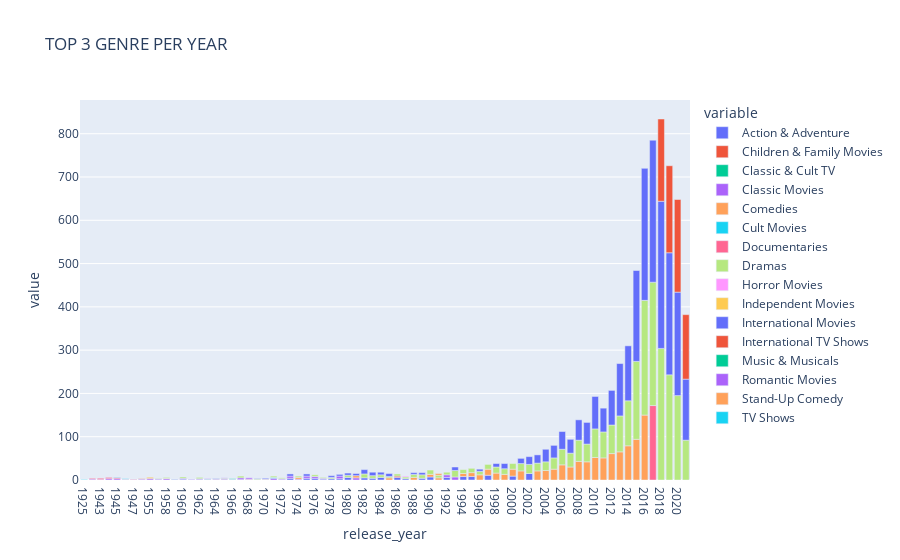

Notebook cell for this chart:
### Code cell
top3_genre_year_df=genre_df.groupby(by=['release_year','listed_in']).count().reset_index().sort_values(by=['release_year','show_id'],ascending=False).groupby(by='release_year').head(3)

genre_year_pivot_table_df=pd.pivot_table(data=top3_genre_year_df,index='release_year',columns='listed_in',values='show_id').reset_index()
genre_year_pivot_table_df.columns.name=None
pl.bar(genre_year_pivot_table_df,x='release_year',y=genre_year_pivot_table_df.columns[1:],title="TOP 3 GENRE PER YEAR")

### Figure 1 — Plotly figure (JSON) as saved in the notebook; plotly's stock layout.template omitted (floating-point values rounded to 4 significant figures)
{"data": [{"alignmentgroup": "True", "hovertemplate": "variable=Action & Adventure<br>release_year=%{x}<br>value=%{y}<extra></extra>", "legendgroup": "Action & Adventure", "marker": {"color": "#636efa", "pattern": {"shape": ""}}, "name": "Action & Adventure", "offsetgroup": "Action & Adventure", "orientation": "v", "showlegend": true, "textposition": "auto", "type": "bar", "x": ["1925", "1942", "1943", "1944", "1945", "1946", "1947", "1954", "1955", "1956", "1958", "1959", "1960", "1961", "1962", "1963", "1964", "1965", "1966", "1967", "1968", "1969", "1970", "1971", "1972", "1973", "1974", "1975", "1976", "1977", "1978", "1979", "1980", "1981", "1982", "1983", "1984", "1985", "1986", "1987", "1988", "1989", "1990", "1991", "1992", "1993", "1994", "1995", "1996", "1997", "1998", "1999", "2000", "2001", "2002", "2003", "2004", "2005", "2006", "2007", "2008", "2009", "2010", "2011", "2012", "2013", "2014", "2015", "2016", "2017", "2018", "2019", "2020", "2021"], "xaxis": "x", "y": [null, null, null, null, null, null, null, null, null, 1, null, null, 2, 1, 1, 1, null, null, null, 1, 1, null, null, null, 1, 4, null, 4, 4, 2, 3, 3, 6, null, 5, 4, 6, null, 6, 3, null, 4, 7, null, 6, null, 8, 8, null, 11, null, null, 9, null, 15, null, null, null, null, null, null, null, null, null, null, null, null, null, null, null, null, null, null, null], "yaxis": "y"}, {"alignmentgroup": "True", "hovertemplate": "variable=Children & Family Movies<br>release_year=%{x}<br>value=%{y}<extra></extra>", "legendgroup": "Children & Family Movies", "marker": {"color": "#EF553B", "pattern": {"shape": ""}}, "name": "Children & Family Movies", "offsetgroup": "Children & Family Movies", "orientation": "v", "showlegend": true, "textposition": "auto", "type": "bar", "x": ["1925", "1942", "1943", "1944", "1945", "1946", "1947", "1954", "1955", "1956", "1958", "1959", "1960", "1961", "1962", "1963", "1964", "1965", "1966", "1967", "1968", "1969", "1970", "1971", "1972", "1973", "1974", "1975", "1976", "1977", "1978", "1979", "1980", "1981", "1982", "1983", "1984", "1985", "1986", "1987", "1988", "1989", "1990", "1991", "1992", "1993", "1994", "1995", "1996", "1997", "1998", "1999", "2000", "2001", "2002", "2003", "2004", "2005", "2006", "2007", "2008", "2009", "2010", "2011", "2012", "2013", "2014", "2015", "2016", "2017", "2018", "2019", "2020", "2021"], "xaxis": "x", "y": [null, null, null, null, null, null, null, 1, null, null, null, null, null, null, null, null, null, null, null, null, 1, null, null, null, null, null, null, null, null, null, null, null, null, null, null, null, null, null, 3, null, null, null, null, null, null, null, null, null, null, null, null, null, null, null, null, null, null, null, null, null, null, null, null, null, null, null, null, null, null, null, null, null, null, null], "yaxis": "y"}, {"alignmentgroup": "True", "hovertemplate": "variable=Classic & Cult TV<br>release_year=%{x}<br>value=%{y}<extra></extra>", "legendgroup": "Classic & Cult TV", "marker": {"color": "#00cc96", "pattern": {"shape": ""}}, "name": "Classic & Cult TV", "offsetgroup": "Classic & Cult TV", "orientation": "v", "showlegend": true, "textposition": "auto", "type": "bar", "x": ["1925", "1942", "1943", "1944", "1945", "1946", "1947", "1954", "1955", "1956", "1958", "1959", "1960", "1961", "1962", "1963", "1964", "1965", "1966", "1967", "1968", "1969", "1970", "1971", "1972", "1973", "1974", "1975", "1976", "1977", "1978", "1979", "1980", "1981", "1982", "1983", "1984", "1985", "1986", "1987", "1988", "1989", "1990", "1991", "1992", "1993", "1994", "1995", "1996", "1997", "1998", "1999", "2000", "2001", "2002", "2003", "2004", "2005", "2006", "2007", "2008", "2009", "2010", "2011", "2012", "2013", "2014", "2015", "2016", "2017", "2018", "2019", "2020", "2021"], "xaxis": "x", "y": [null, null, null, null, null, null, null, null, null, null, null, null, null, null, null, 1, null, null, null, null, null, null, null, null, null, null, null, null, null, null, null, null, null, null, null, null, null, null, null, null, null, null, null, null, null, null, null, null, null, null, null, null, null, null, null, null, null, null, null, null, null, null, null, null, null, null, null, null, null, null, null, null, null, null], "yaxis": "y"}, {"alignmentgroup": "True", "hovertemplate": "variable=Classic Movies<br>release_year=%{x}<br>value=%{y}<extra></extra>", "legendgroup": "Classic Movies", "marker": {"color": "#ab63fa", "pattern": {"shape": ""}}, "name": "Classic Movies", "offsetgroup": "Classic Movies", "orientation": "v", "showlegend": true, "textposition": "auto", "type": "bar", "x": ["1925", "1942", "1943", "1944", "1945", "1946", "1947", "1954", "1955", "1956", "1958", "1959", "1960", "1961", "1962", "1963", "1964", "1965", "1966", "1967", "1968", "1969", "1970", "1971", "1972", "1973", "1974", "1975", "1976", "1977", "1978", "1979", "1980", "1981", "1982", "1983", "1984", "1985", "1986", "1987", "1988", "1989", "1990", "1991", "1992", "1993", "1994", "1995", "1996", "1997", "1998", "1999", "2000", "2001", "2002", "2003", "2004", "2005", "2006", "2007", "2008", "2009", "2010", "2011", "2012", "2013", "2014", "2015", "2016", "2017", "2018", "2019", "2020", "2021"], "xaxis": "x", "y": [null, 2, 1, 3, 3, 1, 1, 2, 3, 2, 3, null, 2, 1, 2, 1, 2, 2, null, 4, 3, 1, 1, 4, 2, 5, 2, 5, 4, 2, null, 6, null, 5, null, null, null, null, null, null, null, null, null, null, 6, 7, null, null, null, null, null, null, null, null, null, null, null, null, null, null, null, null, null, null, null, null, null, null, null, null, null, null, null, null], "yaxis": "y"}, {"alignmentgroup": "True", "hovertemplate": "variable=Comedies<br>release_year=%{x}<br>value=%{y}<extra></extra>", "legendgroup": "Comedies", "marker": {"color": "#FFA15A", "pattern": {"shape": ""}}, "name": "Comedies", "offsetgroup": "Comedies", "orientation": "v", "showlegend": true, "textposition": "auto", "type": "bar", "x": ["1925", "1942", "1943", "1944", "1945", "1946", "1947", "1954", "1955", "1956", "1958", "1959", "1960", "1961", "1962", "1963", "1964", "1965", "1966", "1967", "1968", "1969", "1970", "1971", "1972", "1973", "1974", "1975", "1976", "1977", "1978", "1979", "1980", "1981", "1982", "1983", "1984", "1985", "1986", "1987", "1988", "1989", "1990", "1991", "1992", "1993", "1994", "1995", "1996", "1997", "1998", "1999", "2000", "2001", "2002", "2003", "2004", "2005", "2006", "2007", "2008", "2009", "2010", "2011", "2012", "2013", "2014", "2015", "2016", "2017", "2018", "2019", "2020", "2021"], "xaxis": "x", "y": [null, null, null, null, null, null, null, 1, 2, null, 1, null, null, null, null, null, null, null, null, null, null, null, 1, null, null, null, 4, null, null, null, null, null, null, 5, null, null, null, 5, null, null, 6, null, 6, 5, null, null, 7, 9, 12, 14, 16, 13, 16, 21, null, 21, 22, 25, 35, 30, 43, 42, 52, 51, 61, 65, 79, 94, 150, null, null, null, null, null], "yaxis": "y"}, {"alignmentgroup": "True", "hovertemplate": "variable=Cult Movies<br>release_year=%{x}<br>value=%{y}<extra></extra>", "legendgroup": "Cult Movies", "marker": {"color": "#19d3f3", "pattern": {"shape": ""}}, "name": "Cult Movies", "offsetgroup": "Cult Movies", "orientation": "v", "showlegend": true, "textposition": "auto", "type": "bar", "x": ["1925", "1942", "1943", "1944", "1945", "1946", "1947", "1954", "1955", "1956", "1958", "1959", "1960", "1961", "1962", "1963", "1964", "1965", "1966", "1967", "1968", "1969", "1970", "1971", "1972", "1973", "1974", "1975", "1976", "1977", "1978", "1979", "1980", "1981", "1982", "1983", "1984", "1985", "1986", "1987", "1988", "1989", "1990", "1991", "1992", "1993", "1994", "1995", "1996", "1997", "1998", "1999", "2000", "2001", "2002", "2003", "2004", "2005", "2006", "2007", "2008", "2009", "2010", "2011", "2012", "2013", "2014", "2015", "2016", "2017", "2018", "2019", "2020", "2021"], "xaxis": "x", "y": [null, null, null, null, null, null, null, null, null, null, null, null, null, null, null, null, null, null, null, null, null, null, null, 2, null, null, null, null, null, null, null, null, null, null, null, null, null, null, null, null, null, null, null, null, null, null, null, null, null, null, null, null, null, null, null, null, null, null, null, null, null, null, null, null, null, null, null, null, null, null, null, null, null, null], "yaxis": "y"}, {"alignmentgroup": "True", "hovertemplate": "variable=Documentaries<br>release_year=%{x}<br>value=%{y}<extra></extra>", "legendgroup": "Documentaries", "marker": {"color": "#FF6692", "pattern": {"shape": ""}}, "name": "Documentaries", "offsetgroup": "Documentaries", "orientation": "v", "showlegend": true, "textposition": "auto", "type": "bar", "x": ["1925", "1942", "1943", "1944", "1945", "1946", "1947", "1954", "1955", "1956", "1958", "1959", "1960", "1961", "1962", "1963", "1964", "1965", "1966", "1967", "1968", "1969", "1970", "1971", "1972", "1973", "1974", "1975", "1976", "1977", "1978", "1979", "1980", "1981", "1982", "1983", "1984", "1985", "1986", "1987", "1988", "1989", "1990", "1991", "1992", "1993", "1994", "1995", "1996", "1997", "1998", "1999", "2000", "2001", "2002", "2003", "2004", "2005", "2006", "2007", "2008", "2009", "2010", "2011", "2012", "2013", "2014", "2015", "2016", "2017", "2018", "2019", "2020", "2021"], "xaxis": "x", "y": [null, 2, 3, 3, 3, 1, 1, null, null, null, null, null, null, null, null, null, null, null, null, null, null, null, null, null, null, null, null, null, null, null, null, null, null, null, null, null, null, null, null, null, null, null, null, null, null, null, null, null, null, null, null, null, null, null, null, null, null, null, null, null, null, null, null, null, null, null, null, null, null, 172, null, null, null, null], "yaxis": "y"}, {"alignmentgroup": "True", "hovertemplate": "variable=Dramas<br>release_year=%{x}<br>value=%{y}<extra></extra>", "legendgroup": "Dramas", "marker": {"color": "#B6E880", "pattern": {"shape": ""}}, "name": "Dramas", "offsetgroup": "Dramas", "orientation": "v", "showlegend": true, "textposition": "auto", "type": "bar", "x": ["1925", "1942", "1943", "1944", "1945", "1946", "1947", "1954", "1955", "1956", "1958", "1959", "1960", "1961", "1962", "1963", "1964", "1965", "1966", "1967", "1968", "1969", "1970", "1971", "1972", "1973", "1974", "1975", "1976", "1977", "1978", "1979", "1980", "1981", "1982", "1983", "1984", "1985", "1986", "1987", "1988", "1989", "1990", "1991", "1992", "1993", "1994", "1995", "1996", "1997", "1998", "1999", "2000", "2001", "2002", "2003", "2004", "2005", "2006", "2007", "2008", "2009", "2010", "2011", "2012", "2013", "2014", "2015", "2016", "2017", "2018", "2019", "2020", "2021"], "xaxis": "x", "y": [null, null, null, null, null, null, null, null, null, 1, 2, 1, 3, null, 3, null, 1, 2, 1, 4, null, 2, null, 3, 2, null, 3, null, 4, 2, 3, null, 5, null, 9, 6, 6, 3, 5, 4, 7, 8, 10, 6, 6, 15, 9, 10, 8, 11, 14, 13, 13, 17, 21, 18, 20, 26, 36, 32, 49, 41, 66, 60, 66, 83, 104, 180, 265, 285, 304, 243, 195, 92], "yaxis": "y"}, {"alignmentgroup": "True", "hovertemplate": "variable=Horror Movies<br>release_year=%{x}<br>value=%{y}<extra></extra>", "legendgroup": "Horror Movies", "marker": {"color": "#FF97FF", "pattern": {"shape": ""}}, "name": "Horror Movies", "offsetgroup": "Horror Movies", "orientation": "v", "showlegend": true, "textposition": "auto", "type": "bar", "x": ["1925", "1942", "1943", "1944", "1945", "1946", "1947", "1954", "1955", "1956", "1958", "1959", "1960", "1961", "1962", "1963", "1964", "1965", "1966", "1967", "1968", "1969", "1970", "1971", "1972", "1973", "1974", "1975", "1976", "1977", "1978", "1979", "1980", "1981", "1982", "1983", "1984", "1985", "1986", "1987", "1988", "1989", "1990", "1991", "1992", "1993", "1994", "1995", "1996", "1997", "1998", "1999", "2000", "2001", "2002", "2003", "2004", "2005", "2006", "2007", "2008", "2009", "2010", "2011", "2012", "2013", "2014", "2015", "2016", "2017", "2018", "2019", "2020", "2021"], "xaxis": "x", "y": [null, null, null, null, null, null, null, null, null, null, null, null, null, null, null, null, null, null, null, null, null, null, null, null, null, null, null, null, null, null, null, null, null, null, null, null, null, null, null, 2, null, null, null, null, null, null, null, null, null, null, null, null, null, null, null, null, null, null, null, null, null, null, null, null, null, null, null, null, null, null, null, null, null, null], "yaxis": "y"}, {"alignmentgroup": "True", "hovertemplate": "variable=Independent Movies<br>release_year=%{x}<br>value=%{y}<extra></extra>", "legendgroup": "Independent Movies", "marker": {"color": "#FECB52", "pattern": {"shape": ""}}, "name": "Independent Movies", "offsetgroup": "Independent Movies", "orientation": "v", "showlegend": true, "textposition": "auto", "type": "bar", "x": ["1925", "1942", "1943", "1944", "1945", "1946", "1947", "1954", "1955", "1956", "1958", "1959", "1960", "1961", "1962", "1963", "1964", "1965", "1966", "1967", "1968", "1969", "1970", "1971", "1972", "1973", "1974", "1975", "1976", "1977", "1978", "1979", "1980", "1981", "1982", "1983", "1984", "1985", "1986", "1987", "1988", "1989", "1990", "1991", "1992", "1993", "1994", "1995", "1996", "1997", "1998", "1999", "2000", "2001", "2002", "2003", "2004", "2005", "2006", "2007", "2008", "2009", "2010", "2011", "2012", "2013", "2014", "2015", "2016", "2017", "2018", "2019", "2020", "2021"], "xaxis": "x", "y": [null, null, null, null, null, null, null, null, 2, null, null, null, null, null, null, null, null, null, null, null, null, null, null, null, null, null, null, null, null, null, null, null, null, null, null, null, null, null, null, null, null, null, null, null, null, null, null, null, null, null, null, null, null, null, null, null, null, null, null, null, null, null, null, null, null, null, null, null, null, null, null, null, null, null], "yaxis": "y"}, {"alignmentgroup": "True", "hovertemplate": "variable=International Movies<br>release_year=%{x}<br>value=%{y}<extra></extra>", "legendgroup": "International Movies", "marker": {"color": "#636efa", "pattern": {"shape": ""}}, "name": "International Movies", "offsetgroup": "International Movies", "orientation": "v", "showlegend": true, "textposition": "auto", "type": "bar", "x": ["1925", "1942", "1943", "1944", "1945", "1946", "1947", "1954", "1955", "1956", "1958", "1959", "1960", "1961", "1962", "1963", "1964", "1965", "1966", "1967", "1968", "1969", "1970", "1971", "1972", "1973", "1974", "1975", "1976", "1977", "1978", "1979", "1980", "1981", "1982", "1983", "1984", "1985", "1986", "1987", "1988", "1989", "1990", "1991", "1992", "1993", "1994", "1995", "1996", "1997", "1998", "1999", "2000", "2001", "2002", "2003", "2004", "2005", "2006", "2007", "2008", "2009", "2010", "2011", "2012", "2013", "2014", "2015", "2016", "2017", "2018", "2019", "2020", "2021"], "xaxis": "x", "y": [null, null, null, null, null, null, null, null, null, null, null, 1, null, null, null, null, 1, null, 1, null, null, 1, 2, null, null, 5, null, 5, null, null, 4, 4, 5, 5, 10, 8, 6, 7, null, null, 4, 5, null, null, null, 8, null, null, 5, null, 8, 12, null, 12, 18, 19, 29, 29, 41, 32, 47, 50, 75, 55, 80, 121, 127, 210, 305, 328, 340, 282, 239, 141], "yaxis": "y"}, {"alignmentgroup": "True", "hovertemplate": "variable=International TV Shows<br>release_year=%{x}<br>value=%{y}<extra></extra>", "legendgroup": "International TV Shows", "marker": {"color": "#EF553B", "pattern": {"shape": ""}}, "name": "International TV Shows", "offsetgroup": "International TV Shows", "orientation": "v", "showlegend": true, "textposition": "auto", "type": "bar", "x": ["1925", "1942", "1943", "1944", "1945", "1946", "1947", "1954", "1955", "1956", "1958", "1959", "1960", "1961", "1962", "1963", "1964", "1965", "1966", "1967", "1968", "1969", "1970", "1971", "1972", "1973", "1974", "1975", "1976", "1977", "1978", "1979", "1980", "1981", "1982", "1983", "1984", "1985", "1986", "1987", "1988", "1989", "1990", "1991", "1992", "1993", "1994", "1995", "1996", "1997", "1998", "1999", "2000", "2001", "2002", "2003", "2004", "2005", "2006", "2007", "2008", "2009", "2010", "2011", "2012", "2013", "2014", "2015", "2016", "2017", "2018", "2019", "2020", "2021"], "xaxis": "x", "y": [null, null, null, null, null, null, null, null, null, null, null, null, null, null, null, null, null, null, null, null, null, null, null, null, null, null, null, null, null, null, null, null, null, null, null, null, null, null, null, null, null, null, null, null, null, null, null, null, null, null, null, null, null, null, null, null, null, null, null, null, null, null, null, null, null, null, null, null, null, null, 190, 201, 214, 149], "yaxis": "y"}, {"alignmentgroup": "True", "hovertemplate": "variable=Music & Musicals<br>release_year=%{x}<br>value=%{y}<extra></extra>", "legendgroup": "Music & Musicals", "marker": {"color": "#00cc96", "pattern": {"shape": ""}}, "name": "Music & Musicals", "offsetgroup": "Music & Musicals", "orientation": "v", "showlegend": true, "textposition": "auto", "type": "bar", "x": ["1925", "1942", "1943", "1944", "1945", "1946", "1947", "1954", "1955", "1956", "1958", "1959", "1960", "1961", "1962", "1963", "1964", "1965", "1966", "1967", "1968", "1969", "1970", "1971", "1972", "1973", "1974", "1975", "1976", "1977", "1978", "1979", "1980", "1981", "1982", "1983", "1984", "1985", "1986", "1987", "1988", "1989", "1990", "1991", "1992", "1993", "1994", "1995", "1996", "1997", "1998", "1999", "2000", "2001", "2002", "2003", "2004", "2005", "2006", "2007", "2008", "2009", "2010", "2011", "2012", "2013", "2014", "2015", "2016", "2017", "2018", "2019", "2020", "2021"], "xaxis": "x", "y": [null, null, null, null, null, null, null, null, null, null, null, null, null, null, null, null, null, null, 1, null, null, null, null, null, null, null, null, null, null, null, null, null, null, null, null, null, null, null, null, null, null, null, null, null, null, null, null, null, null, null, null, null, null, null, null, null, null, null, null, null, null, null, null, null, null, null, null, null, null, null, null, null, null, null], "yaxis": "y"}, {"alignmentgroup": "True", "hovertemplate": "variable=Romantic Movies<br>release_year=%{x}<br>value=%{y}<extra></extra>", "legendgroup": "Romantic Movies", "marker": {"color": "#ab63fa", "pattern": {"shape": ""}}, "name": "Romantic Movies", "offsetgroup": "Romantic Movies", "orientation": "v", "showlegend": true, "textposition": "auto", "type": "bar", "x": ["1925", "1942", "1943", "1944", "1945", "1946", "1947", "1954", "1955", "1956", "1958", "1959", "1960", "1961", "1962", "1963", "1964", "1965", "1966", "1967", "1968", "1969", "1970", "1971", "1972", "1973", "1974", "1975", "1976", "1977", "1978", "1979", "1980", "1981", "1982", "1983", "1984", "1985", "1986", "1987", "1988", "1989", "1990", "1991", "1992", "1993", "1994", "1995", "1996", "1997", "1998", "1999", "2000", "2001", "2002", "2003", "2004", "2005", "2006", "2007", "2008", "2009", "2010", "2011", "2012", "2013", "2014", "2015", "2016", "2017", "2018", "2019", "2020", "2021"], "xaxis": "x", "y": [null, null, null, null, null, null, null, null, null, null, null, null, null, null, null, null, null, 1, null, null, null, null, null, null, null, null, null, null, null, null, null, null, null, null, null, null, null, null, null, null, null, null, null, null, null, null, null, null, null, null, null, null, null, null, null, null, null, null, null, null, null, null, null, null, null, null, null, null, null, null, null, null, null, null], "yaxis": "y"}, {"alignmentgroup": "True", "hovertemplate": "variable=Stand-Up Comedy<br>release_year=%{x}<br>value=%{y}<extra></extra>", "legendgroup": "Stand-Up Comedy", "marker": {"color": "#FFA15A", "pattern": {"shape": ""}}, "name": "Stand-Up Comedy", "offsetgroup": "Stand-Up Comedy", "orientation": "v", "showlegend": true, "textposition": "auto", "type": "bar", "x": ["1925", "1942", "1943", "1944", "1945", "1946", "1947", "1954", "1955", "1956", "1958", "1959", "1960", "1961", "1962", "1963", "1964", "1965", "1966", "1967", "1968", "1969", "1970", "1971", "1972", "1973", "1974", "1975", "1976", "1977", "1978", "1979", "1980", "1981", "1982", "1983", "1984", "1985", "1986", "1987", "1988", "1989", "1990", "1991", "1992", "1993", "1994", "1995", "1996", "1997", "1998", "1999", "2000", "2001", "2002", "2003", "2004", "2005", "2006", "2007", "2008", "2009", "2010", "2011", "2012", "2013", "2014", "2015", "2016", "2017", "2018", "2019", "2020", "2021"], "xaxis": "x", "y": [null, null, null, null, null, null, null, null, null, null, null, null, null, null, null, null, null, null, null, null, null, null, null, null, null, null, null, null, null, null, null, null, null, null, null, null, null, null, null, null, null, null, null, 4, null, null, null, null, null, null, null, null, null, null, null, null, null, null, null, null, null, null, null, null, null, null, null, null, null, null, null, null, null, null], "yaxis": "y"}, {"alignmentgroup": "True", "hovertemplate": "variable=TV Shows<br>release_year=%{x}<br>value=%{y}<extra></extra>", "legendgroup": "TV Shows", "marker": {"color": "#19d3f3", "pattern": {"shape": ""}}, "name": "TV Shows", "offsetgroup": "TV Shows", "orientation": "v", "showlegend": true, "textposition": "auto", "type": "bar", "x": ["1925", "1942", "1943", "1944", "1945", "1946", "1947", "1954", "1955", "1956", "1958", "1959", "1960", "1961", "1962", "1963", "1964", "1965", "1966", "1967", "1968", "1969", "1970", "1971", "1972", "1973", "1974", "1975", "1976", "1977", "1978", "1979", "1980", "1981", "1982", "1983", "1984", "1985", "1986", "1987", "1988", "1989", "1990", "1991", "1992", "1993", "1994", "1995", "1996", "1997", "1998", "1999", "2000", "2001", "2002", "2003", "2004", "2005", "2006", "2007", "2008", "2009", "2010", "2011", "2012", "2013", "2014", "2015", "2016", "2017", "2018", "2019", "2020", "2021"], "xaxis": "x", "y": [1, null, null, null, 1, 1, null, null, null, null, null, null, null, null, null, null, null, null, null, null, null, null, null, null, null, null, null, null, null, null, null, null, null, null, null, null, null, null, null, null, null, null, null, null, null, null, null, null, null, null, null, null, null, null, null, null, null, null, null, null, null, null, null, null, null, null, null, null, null, null, null, null, null, null], "yaxis": "y"}], "layout": {"barmode": "relative", "legend": {"title": {"text": "variable"}, "tracegroupgap": 0}, "title": {"text": "TOP 3 GENRE PER YEAR"}, "xaxis": {"anchor": "y", "domain": [0, 1], "title": {"text": "release_year"}}, "yaxis": {"anchor": "x", "domain": [0, 1], "title": {"text": "value"}}}}
